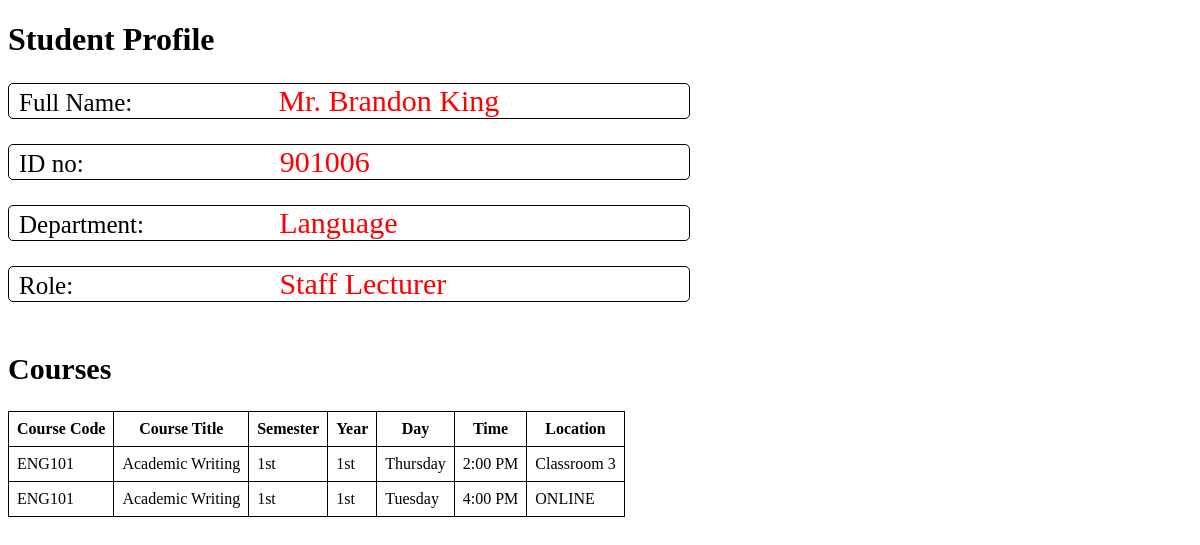
The page /viewSingleLecturer.php?id=901006 on the database its author committed.
### tables this page shows
create table Course_Schedule
(
	courseScheduleSection int not null,  
	courseScheduleCode varchar(10) not null,  
    courseScheduleSemester int not null,
    courseScheduleYear int not null,
    courseScheduleDay int not null,  
    courseScheduleTime int not null,
    courseScheduleLocation varchar(20) not null,
    courseScheduleLecturerID int not null,  
    primary key(courseScheduleSection,courseScheduleCode,courseScheduleLecturerID),
    foreign key (courseScheduleCode) references Courses(coursecode),
    foreign key (courseScheduleLecturerID) references Lecturers(lecturerID)
);

create table Courses
(
	coursecode varchar(10) not null,
	coursetitle varchar(30) not null,
    coursecredits int not null,
    coursedegreelevel varchar(20) not null,    
    primary key (coursecode)
);

### viewSingleLecturer.php (the view, shortened to what this page needs)
<?php
	include "connect.php";
?>
<!DOCTYPE html>
<html>
    <head>
    </head>
    <body>
    <?php
        function DOTW($data)
        {
            if($data == 2){return "Tuesday";}
            if($data == 4){return "Thursday";}
        }
        function YEAR($data)
        {
            if($data == 1){return "1st";}
        }
        function SEMESTER($data)
        {
            if($data == 1){return "1st";}
        }
        function TOD($data)
        {
            if($data > 12){return strval($data - 12) . ":00 PM";}
            else if ($data == 12){return strval($data) . ":00 PM";}
            else{return strval($data) . ":00 AM";}
        }
        $viewquery="select * from Lecturers, Course_Schedule, Courses where Course_Schedule.courseScheduleLecturerID = Lecturers.lecturerID and Courses.coursecode = Course_Schedule.courseScheduleCode and courseScheduleLecturerID = $_GET[id]";
        $result=mysqli_query($connection,$viewquery)or die('Error query not working');
        if($result->num_rows>0)
        {
    ?>
            <div>
                <h1>Student Profile</h1>
                <p>Full Name: <span id="name"><?php echo $_SESSION['title']." ".$_SESSION['fname']." ".$_SESSION['lname']; ?></span></p>
                <p>ID no: <span id="lecturerID"><?php echo $_SESSION['lecturerID']; ?></span></p>
                <p>Department: <span id="department"><?php echo $_SESSION['department']; ?></span></p>
                <p>Role: <span id="position"><?php echo $_SESSION['position']; ?></span></p>
            </div>
            <h2>Courses</h2>
    <?php
            echo"<table id='table1'>";
            echo"<tr><th>Course Code</th><th>Course Title</th><th>Semester</th><th>Year</th><th>Day</th><th>Time</th><th>Location</th></tr>";
            while($row=$result->fetch_assoc())
            {
                $dotw = DOTW($row['courseScheduleDay']);
                $year = YEAR($row['courseScheduleYear']);
                $semester = SEMESTER($row['courseScheduleSemester']);
                $tod = TOD($row['courseScheduleTime']);
                echo"<tr><td>$row[courseScheduleCode]</td><td>$row[coursetitle]</td><td>$semester</td><td>$year</td><td>$dotw</td><td>$tod</td><td>$row[courseScheduleLocation]</td></tr>";
            }
            echo"</table>";
        }
    ?>
    </body>
</html>

### viewSingleLecturer.php (style rules this page uses)
#table1, th, td { border: 1px solid black; border-collapse: collapse; padding: 0.5rem; }
h2 { font-size: 30px; padding-top: 25px; }
p { width: 670px; font-size: 25px; border: 1px solid black; border-radius: 5px; overflow: hidden; padding-left: 10px; }
span { font-size: 30px; color:red; }
#name { padding-left: 140px; }
#lecturerID { padding-left: 190px; }
#department { padding-left: 129px; }
#position { padding-left: 200px; }

### rows shown on the page
course_schedule: courseScheduleCode "ENG101", courseScheduleCode.coursetitle "Academic Writing", courseScheduleSemester "1st", courseScheduleYear "1st", courseScheduleDay "Thursday", courseScheduleTime "2:00 PM", courseScheduleLocation "Classroom 3"
course_schedule: courseScheduleCode "ENG101", courseScheduleCode.coursetitle "Academic Writing", courseScheduleSemester "1st", courseScheduleYear "1st", courseScheduleDay "Tuesday", courseScheduleTime "4:00 PM", courseScheduleLocation "ONLINE"

### other values the page prints
$_SESSION['title'] "Mr."
$_SESSION['fname'] "Brandon"
$_SESSION['lname'] "King"
$_SESSION['lecturerID'] "901006"
$_SESSION['department'] "Language"
$_SESSION['position'] "Staff Lecturer"
